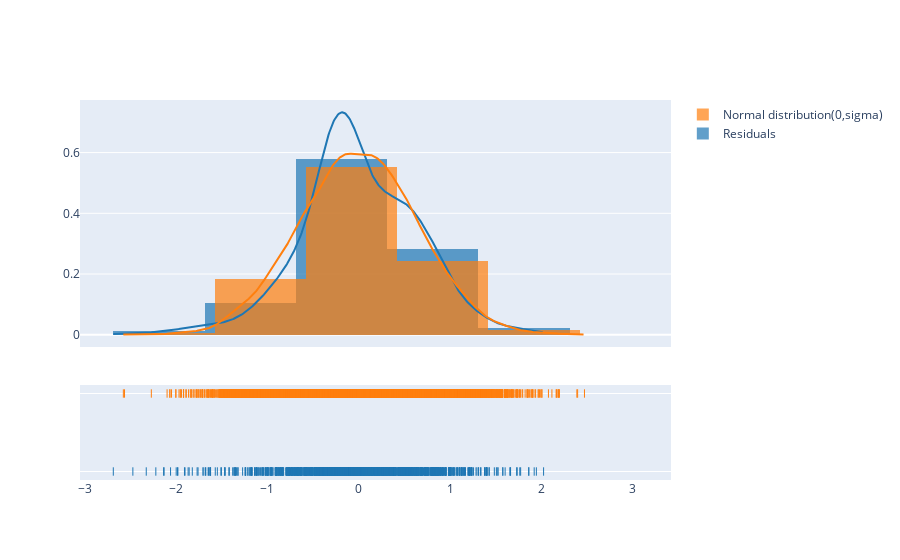

The notebook cell this image was saved under:
### Code cell
import plotly.figure_factory as ff
import numpy as np

sd = np.std([results_red.resid])
norm_dat = np.random.normal(0,sd,10000)


fig = ff.create_distplot([results_red.resid,norm_dat],["Residuals","Normal distribution(0,sigma)"])

fig.show()

### Figure 1 — Plotly figure (JSON) as saved in the notebook; plotly's stock layout.template omitted (floating-point values rounded to 4 significant figures; data arrays with more than 128 entries replaced by an {"elided": "..."} marker saying what was removed)
{"data": [{"autobinx": false, "histnorm": "probability density", "legendgroup": "Residuals", "marker": {"color": "rgb(31, 119, 180)"}, "name": "Residuals", "opacity": 0.7, "type": "histogram", "x": {"elided": "1599 float values"}, "xaxis": "x", "xbins": {"end": 2.025, "size": 1, "start": -2.689}, "yaxis": "y"}, {"autobinx": false, "histnorm": "probability density", "legendgroup": "Normal distribution(0,sigma)", "marker": {"color": "rgb(255, 127, 14)"}, "name": "Normal distribution(0,sigma)", "opacity": 0.7, "type": "histogram", "x": {"elided": "10000 float values"}, "xaxis": "x", "xbins": {"end": 2.473, "size": 1, "start": -2.579}, "yaxis": "y"}, {"legendgroup": "Residuals", "marker": {"color": "rgb(31, 119, 180)"}, "mode": "lines", "name": "Residuals", "showlegend": false, "type": "scatter", "x": {"elided": "500 float values"}, "xaxis": "x", "y": {"elided": "500 float values"}, "yaxis": "y"}, {"legendgroup": "Normal distribution(0,sigma)", "marker": {"color": "rgb(255, 127, 14)"}, "mode": "lines", "name": "Normal distribution(0,sigma)", "showlegend": false, "type": "scatter", "x": {"elided": "500 float values"}, "xaxis": "x", "y": {"elided": "500 float values"}, "yaxis": "y"}, {"legendgroup": "Residuals", "marker": {"color": "rgb(31, 119, 180)", "symbol": "line-ns-open"}, "mode": "markers", "name": "Residuals", "showlegend": false, "type": "scatter", "x": {"elided": "1599 float values"}, "xaxis": "x", "y": {"elided": "1599 str values"}, "yaxis": "y2"}, {"legendgroup": "Normal distribution(0,sigma)", "marker": {"color": "rgb(255, 127, 14)", "symbol": "line-ns-open"}, "mode": "markers", "name": "Normal distribution(0,sigma)", "showlegend": false, "type": "scatter", "x": {"elided": "10000 float values"}, "xaxis": "x", "y": {"elided": "10000 str values"}, "yaxis": "y2"}], "layout": {"barmode": "overlay", "hovermode": "closest", "legend": {"traceorder": "reversed"}, "xaxis": {"anchor": "y2", "domain": [0, 1], "zeroline": false}, "yaxis": {"anchor": "free", "domain": [0.35, 1], "position": 0}, "yaxis2": {"anchor": "x", "domain": [0, 0.25], "dtick": 1, "showticklabels": false}}}
